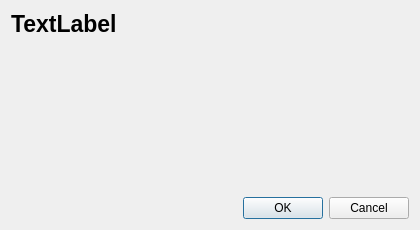
<?xml version="1.0" encoding="UTF-8"?>
<ui version="4.0">
 <class>MultipurposeDialog</class>
 <widget class="QDialog" name="MultipurposeDialog">
  <property name="geometry">
   <rect>
    <x>0</x>
    <y>0</y>
    <width>420</width>
    <height>230</height>
   </rect>
  </property>
  <property name="minimumSize">
   <size>
    <width>420</width>
    <height>169</height>
   </size>
  </property>
  <property name="windowTitle">
   <string>Dialog</string>
  </property>
  <layout class="QGridLayout" name="gridLayout">
   <item row="0" column="0">
    <widget class="QLabel" name="descriptionLabel">
     <property name="minimumSize">
      <size>
       <width>420</width>
       <height>150</height>
      </size>
     </property>
     <property name="font">
      <font>
       <pointsize>17</pointsize>
       <weight>75</weight>
       <bold>true</bold>
      </font>
     </property>
     <property name="text">
      <string>TextLabel</string>
     </property>
     <property name="alignment">
      <set>Qt::AlignLeading|Qt::AlignLeft|Qt::AlignTop</set>
     </property>
     <property name="wordWrap">
      <bool>true</bool>
     </property>
    </widget>
   </item>
   <item row="1" column="0">
    <widget class="QDialogButtonBox" name="buttonBox">
     <property name="orientation">
      <enum>Qt::Horizontal</enum>
     </property>
     <property name="standardButtons">
      <set>QDialogButtonBox::Cancel|QDialogButtonBox::Ok</set>
     </property>
    </widget>
   </item>
  </layout>
 </widget>
 <resources/>
 <connections>
  <connection>
   <sender>buttonBox</sender>
   <signal>accepted()</signal>
   <receiver>MultipurposeDialog</receiver>
   <slot>accept()</slot>
   <hints>
    <hint type="sourcelabel">
     <x>248</x>
     <y>254</y>
    </hint>
    <hint type="destinationlabel">
     <x>157</x>
     <y>274</y>
    </hint>
   </hints>
  </connection>
  <connection>
   <sender>buttonBox</sender>
   <signal>rejected()</signal>
   <receiver>MultipurposeDialog</receiver>
   <slot>reject()</slot>
   <hints>
    <hint type="sourcelabel">
     <x>316</x>
     <y>260</y>
    </hint>
    <hint type="destinationlabel">
     <x>286</x>
     <y>274</y>
    </hint>
   </hints>
  </connection>
 </connections>
</ui>
